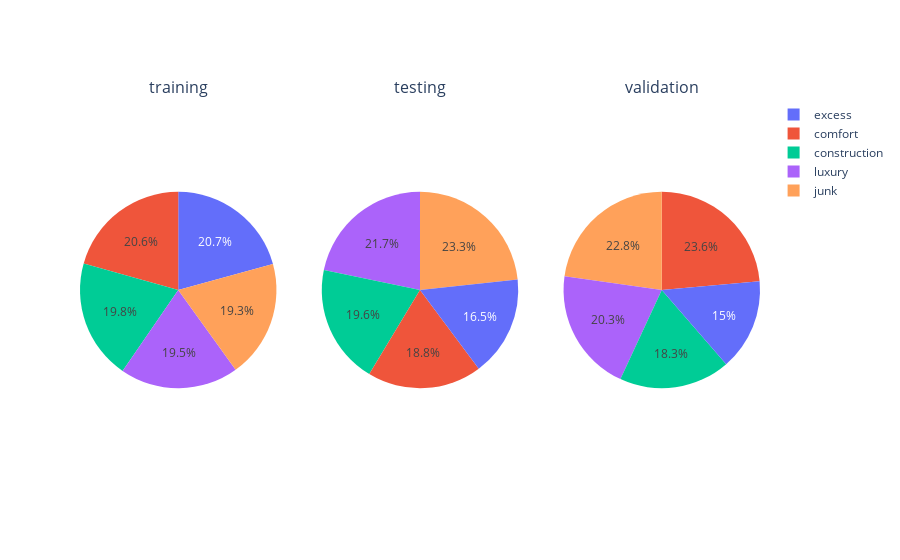

The cell this chart's notebook holds for it:
### Code cell
images = extract()
figure = make_subplots(
    cols=len(groups),
    specs=[[{'type': 'domain'}] * len(groups)],
    subplot_titles=list(groups)
)
for i, group in enumerate(groups, 1):
    counts = images[images['group'] == group]['label'].value_counts().sort_index()
    figure.add_trace(
        Pie(labels=[labels[j] for j in counts.index], values=counts.values, name=''),
        row=1,
        col=i
    )
figure.show()

### Figure 1 — Plotly figure (JSON) as saved in the notebook; plotly's stock layout.template omitted (floating-point values rounded to 4 significant figures)
{"data": [{"domain": {"x": [0, 0.2889], "y": [0, 1]}, "labels": ["luxury", "comfort", "junk", "construction", "excess"], "name": "", "type": "pie", "values": [6160, 6512, 6096, 6240, 6544]}, {"domain": {"x": [0.3556, 0.6444], "y": [0, 1]}, "labels": ["luxury", "comfort", "junk", "construction", "excess"], "name": "", "type": "pie", "values": [1328, 1152, 1424, 1200, 1008]}, {"domain": {"x": [0.7111, 1], "y": [0, 1]}, "labels": ["luxury", "comfort", "junk", "construction", "excess"], "name": "", "type": "pie", "values": [800, 928, 896, 720, 592]}], "layout": {"annotations": [{"font": {"size": 16}, "showarrow": false, "text": "training", "x": 0.1444, "xanchor": "center", "xref": "paper", "y": 1, "yanchor": "bottom", "yref": "paper"}, {"font": {"size": 16}, "showarrow": false, "text": "testing", "x": 0.5, "xanchor": "center", "xref": "paper", "y": 1, "yanchor": "bottom", "yref": "paper"}, {"font": {"size": 16}, "showarrow": false, "text": "validation", "x": 0.8556, "xanchor": "center", "xref": "paper", "y": 1, "yanchor": "bottom", "yref": "paper"}]}}
